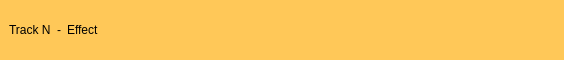
<?xml version="1.0" encoding="UTF-8"?>
<ui version="4.0">
 <class>worked_track</class>
 <widget class="QWidget" name="worked_track">
  <property name="geometry">
   <rect>
    <x>0</x>
    <y>0</y>
    <width>564</width>
    <height>60</height>
   </rect>
  </property>
  <property name="sizePolicy">
   <sizepolicy hsizetype="Preferred" vsizetype="Fixed">
    <horstretch>0</horstretch>
    <verstretch>0</verstretch>
   </sizepolicy>
  </property>
  <property name="minimumSize">
   <size>
    <width>0</width>
    <height>60</height>
   </size>
  </property>
  <property name="maximumSize">
   <size>
    <width>16777215</width>
    <height>60</height>
   </size>
  </property>
  <property name="windowTitle">
   <string>Form</string>
  </property>
  <property name="styleSheet">
   <string notr="true">QWidget{
	border-radius: 3px;
	background-color: rgb(255, 200, 88);
}</string>
  </property>
  <layout class="QVBoxLayout" name="verticalLayout">
   <property name="spacing">
    <number>0</number>
   </property>
   <property name="sizeConstraint">
    <enum>QLayout::SetDefaultConstraint</enum>
   </property>
   <property name="leftMargin">
    <number>0</number>
   </property>
   <property name="topMargin">
    <number>0</number>
   </property>
   <property name="rightMargin">
    <number>0</number>
   </property>
   <property name="bottomMargin">
    <number>0</number>
   </property>
   <item>
    <widget class="QWidget" name="widget" native="true">
     <layout class="QHBoxLayout" name="horizontalLayout">
      <item>
       <widget class="QLabel" name="track">
        <property name="text">
         <string>Track N</string>
        </property>
       </widget>
      </item>
      <item>
       <widget class="QLabel" name="label">
        <property name="text">
         <string>-</string>
        </property>
       </widget>
      </item>
      <item>
       <widget class="QLabel" name="effect">
        <property name="text">
         <string>Effect</string>
        </property>
       </widget>
      </item>
      <item>
       <spacer name="horizontalSpacer">
        <property name="orientation">
         <enum>Qt::Horizontal</enum>
        </property>
        <property name="sizeHint" stdset="0">
         <size>
          <width>40</width>
          <height>20</height>
         </size>
        </property>
       </spacer>
      </item>
      <item>
       <widget class="QPushButton" name="mute">
        <property name="sizePolicy">
         <sizepolicy hsizetype="Minimum" vsizetype="Minimum">
          <horstretch>0</horstretch>
          <verstretch>0</verstretch>
         </sizepolicy>
        </property>
        <property name="styleSheet">
         <string notr="true">:active{
	image:url(:/botones/assets/buttons/sound.png);
}

:checked{
	image:url(:/botones/assets/buttons/mute.png);
}
</string>
        </property>
        <property name="text">
         <string/>
        </property>
        <property name="checkable">
         <bool>true</bool>
        </property>
       </widget>
      </item>
     </layout>
    </widget>
   </item>
  </layout>
 </widget>
 <resources>
  <include location="../resources/buttons.qrc"/>
 </resources>
 <connections/>
</ui>
